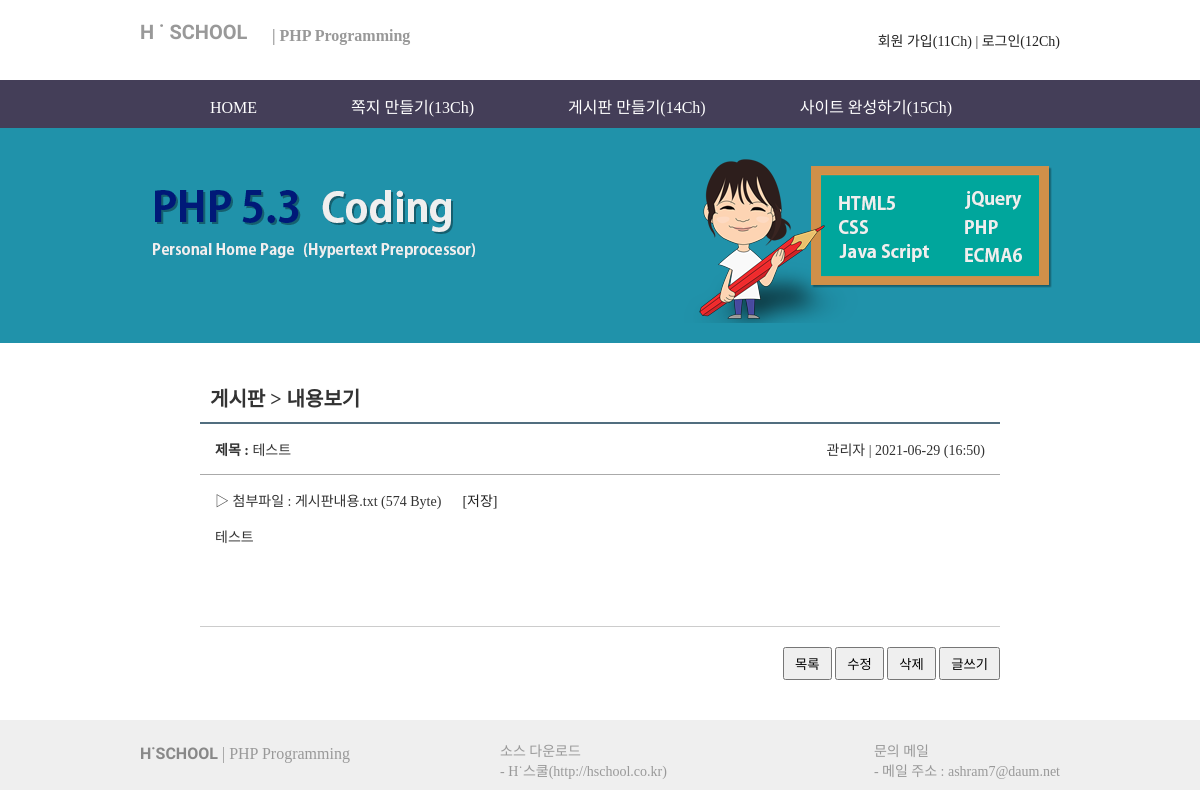
The app's page /board/board_view.php?num=27&page=1 with its own data.
### tables this page shows
CREATE TABLE `board` (
  `num` int(11) NOT NULL,
  `id` char(15) NOT NULL,
  `name` char(10) NOT NULL,
  `subject` char(200) NOT NULL,
  `content` text NOT NULL,
  `regist_day` char(20) NOT NULL,
  `hit` int(11) NOT NULL,
  `file_name` char(40) DEFAULT NULL,
  `file_type` char(40) DEFAULT NULL,
  `file_copied` char(40) DEFAULT NULL
);

### board/board_view.php (the view, shortened to what this page needs)
<!DOCTYPE html>
<html>
<head>
<link rel="stylesheet" type="text/css" href="../css/common.css">
<link rel="stylesheet" type="text/css" href="../css/board.css">
</head>
<body>
<header>
	<?php include "../include/header.php";?>
</header>
<section>
	<div id="main_img_bar">
		<img src="../img/main_img.png">
	</div>
	<div id="board_box">
		<h3 class="title">
			게시판 > 내용보기
		</h3>
<?php
	$num  = $_GET["num"];
	$page  = $_GET["page"];
	$con = mysqli_connect(DBhost, DBuser, DBpass, DBname);
	$sql = "select * from board where num=$num";
	$result = mysqli_query($con, $sql);
	$row = mysqli_fetch_array($result);
	$name      = $row["name"];
	$regist_day = $row["regist_day"];
	$subject    = $row["subject"];
	$content    = $row["content"];
	$file_name    = $row["file_name"];
	$file_type    = $row["file_type"];
	$file_copied  = $row["file_copied"];
	$content = str_replace(" ", "&nbsp;", $content);
	$content = str_replace("\n", "<br>", $content);
?>
		<ul id="view_content">
			<li>
				<span class="col1"><b>제목 :</b> <?=$subject?></span>
				<span class="col2"><?=$name?> | <?=$regist_day?></span>
			</li>
			<li>
				<?php
					if($file_name) {
						$real_name = $file_copied;
						$file_path = "../data/".$real_name;
						$file_size = filesize($file_path);
						echo "▷ 첨부파일 : $file_name ($file_size Byte) &nbsp;&nbsp;&nbsp;&nbsp;
						<a href='download.php?num=$num&real_name=$real_name&file_name=$file_name&file_type=$file_type'>[저장]</a><br><br>";
					}
				?>
				<?=$content?>
			</li>
		</ul>
		<ul class="buttons">
				<li><button onclick="location.href='board_list.php?page=<?=$page?>'">목록</button></li>
				<li><button onclick="location.href='board_modify_form.php?num=<?=$num?>&page=<?=$page?>'">수정</button></li>
				<li><button onclick="location.href='board_delete.php?num=<?=$num?>&page=<?=$page?>'">삭제</button></li>
				<li><button onclick="location.href='board_form.php'">글쓰기</button></li>
		</ul>
	</div>
</section>
<footer>
	<?php include "../include/footer.php";?>
</footer>
</body>
</html>

### css/common.css (style rules this page uses)
* { padding: 0; margin: 0; }
body { font-family: "맑은 고딕", "돋움" sans-serif; font-size: 14px; color: #333333; }
img { border: 0; }
ul { list-style-type: none; }
a { display: inline-block; text-decoration: none; }
a:link { text-decoration:none; color: #222222; }
#main_img_bar { height: 215px; text-align: center; background-color: #2092aa; }
#main_img_bar img { margin-top: 25px; }
footer { height: 70px; background-color: #efefef; }

### css/board.css (style rules this page uses)
#board_box { position: relative; width: 800px; margin: 0 auto; }
#board_box h3 { margin-top: 30px; padding: 10px; border-bottom: solid 2px #516e7f; font-size: 20px; }
#board_box .buttons { text-align: right; margin: 20px 0 40px 0; }
#board_box .buttons li { display: inline; }
#board_box .buttons button { padding: 5px 10px; cursor: pointer; }
#board_box { width: 800px; margin: 0 auto; }
#board_box .title { margin-top: 30px; padding: 10px; border-bottom: solid 2px #516e7f; font-size: 20px; }
#view_content li:nth-child(1) { padding: 15px; border-bottom: solid 1px #aaaaaa; }
#view_content .col2 { float: right; }
#view_content li:nth-child(2) { padding: 15px 15px 80px 15px; border-bottom: solid 1px #cccccc; }

### records on screen
board: subject "테스트", name "관리자", regist_day "2021-06-29 (16:50)", file_name "게시판내용.txt", file_copied "574", content "테스트"
